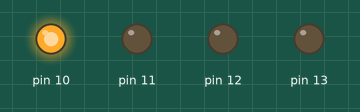
Recording of a sketch running on a simulated Arduino Uno, built with avr-gcc and run on an emulated ATmega328P. Parts: output pins drawn as LEDs (lit = HIGH).

Above: at 0.2 s.
At 0.6 s:
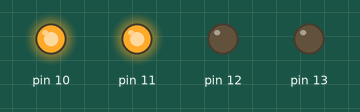
At 1.0 s:
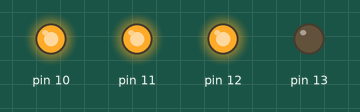
At 1.3 s:
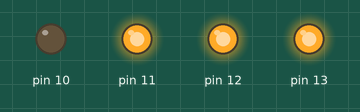
At 2.0 s:
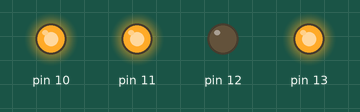
At 3.0 s:
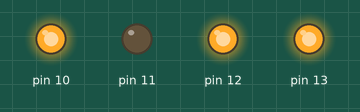
Timing chart, 0 to 3.3 s (numbered marks = the images above):
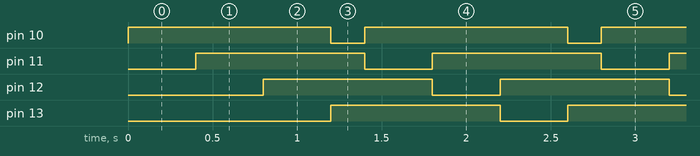

The sketch:

epic_uusam_wluff1__2_.ino
```cpp
void setup()
{
  for(int i=10; i<=13;i++){
    pinMode(i,OUTPUT);
  }
}
void loop()
{
  for(int i =10;i<14;i++){

    if(i!=13)
{
  digitalWrite(i, HIGH);

  digitalWrite(i+1, LOW);
  delay(200); // Wait for 1000 millisecond(s)
}
else
    digitalWrite(i, HIGH);

  digitalWrite(i-3, LOW);
  delay(200);\
}
}
```

Measured:
- by itself, pin 10: alternates HIGH for 1.2 s and LOW for 0.20 s
- by itself, pin 11–13: alternates HIGH for 1.0 s and LOW for 0.40 s
